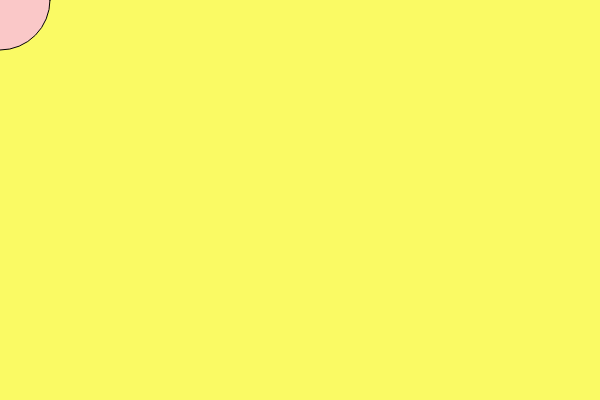
Frame 1 (no input)
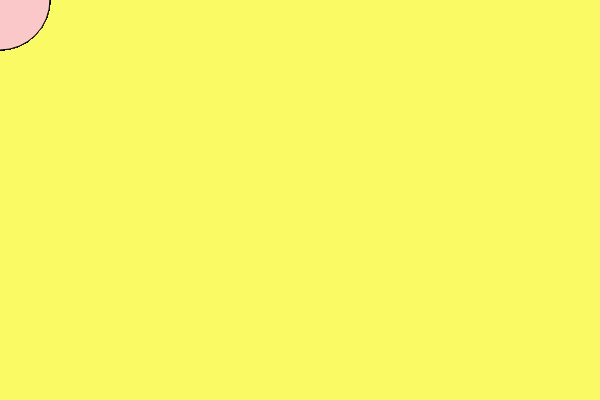
Frame 60 (no input)
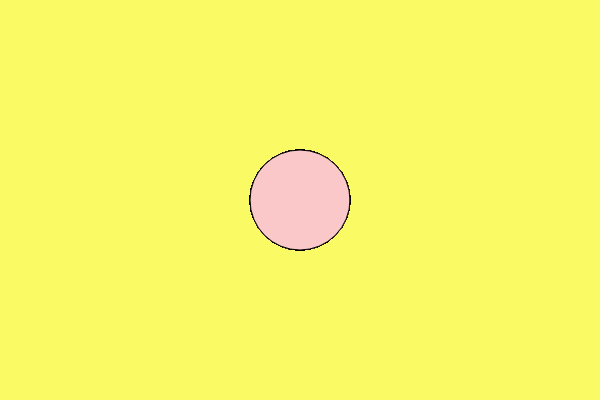
Frame 120 (the mouse pressed at the canvas centre since frame 60)

The p5.js sketch that drew these frames (run headless with seeded random() and noise() and a simulated clock; from frame 60 on, the mouse is pressed at the canvas centre):

// p5.js sketch
// ── sketch.js
function setup () {
  createCanvas (600, 400);
  background (250, 250, 100);
}

function draw () {
  // background(250, 250, 100);

  // ellipse
  fill (250, 200, 200);
  ellipse (mouseX, mouseY, 100, 100);

  // rectangle
  // fill(200, 250, 200);
  // rect(400, 100, 50, 50);
}

// try mousePressed function
function mousePressed () {
  background (250, 250, 100);
}
